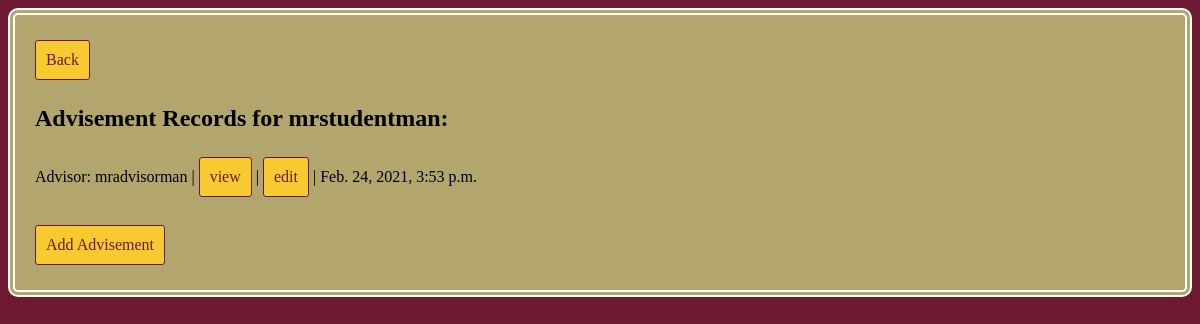
The page /advisement/student_overview/6/ on the database as committed earlier.
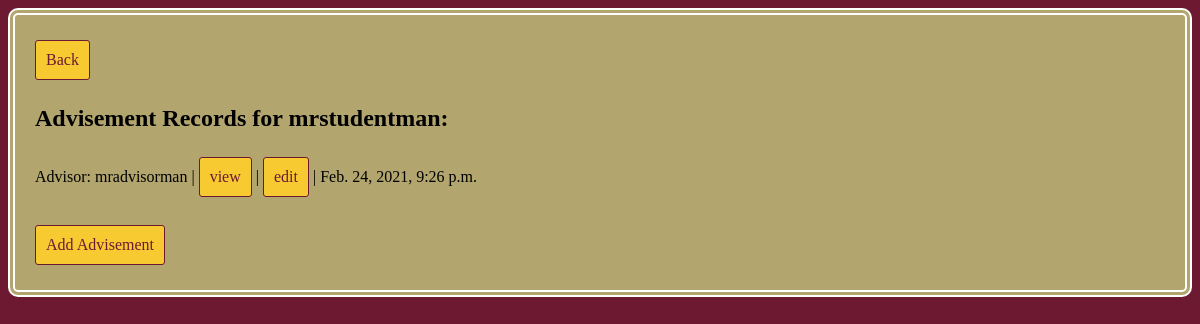
The same page on the database as committed later.
### advisement/models.py (models this page shows, shortened)
class ChecksheetInstance(models.Model):
    template = models.ForeignKey(ChecksheetTemplate, on_delete=models.PROTECT)
    advisee = models.ForeignKey(Advisee, on_delete=models.CASCADE)
    advisor = models.ForeignKey(Faculty, on_delete=models.CASCADE)
    data = models.TextField()
    date = models.DateTimeField(auto_now=True)
    notes = models.TextField()

### accounts/models.py (models this page shows, shortened)
class Faculty(models.Model):
    user = models.ForeignKey(User, on_delete=models.CASCADE, related_name="faculty_identity")
    can_advise = models.BooleanField()
    can_upload_checksheets = models.BooleanField()
    can_add_students = models.BooleanField()
    can_assign_students = models.BooleanField()

### advisement/views.py (the view)
# urls.py: path('student_overview/<int:advisee>/', views.advisee_overview, name="overview"),
def advisee_overview(request, advisee):
    advisee = Advisee.objects.get(pk=advisee)
    advisement_sessions = ChecksheetInstance.objects.filter(advisee=advisee)
    return render(request, "advisement/student_overview.html", {"advisee": advisee, "advisements": advisement_sessions})

### advisement/templates/advisement/student_overview.html (shortened to what this page needs)
{% extends 'base.html' %}
{% block content %}
<a href="{% url "adv_home" %}">Back</a>
<h2>Advisement Records for {{ advisee.name }}: </h2>
{% for advisement in advisements %}
    <div>
        Advisor: {{ advisement.advisor.user.username }} | <a href="{% url "view_advisement" advisement.pk %}">view</a> |
        <a href="{% url "edit_advisement" advisement.pk %}">edit</a> | {{ advisement.date }}
    </div>
{% endfor %}
<br/>
<a href={% url 'add_advisement' advisee.pk %}>Add Advisement</a>
{% endblock %}

Rows that differ between the two databases and show on the page:
changed ChecksheetInstance "mradvisorman": date "Feb. 24, 2021, 3:53 p.m." → "Feb. 24, 2021, 9:26 p.m."
